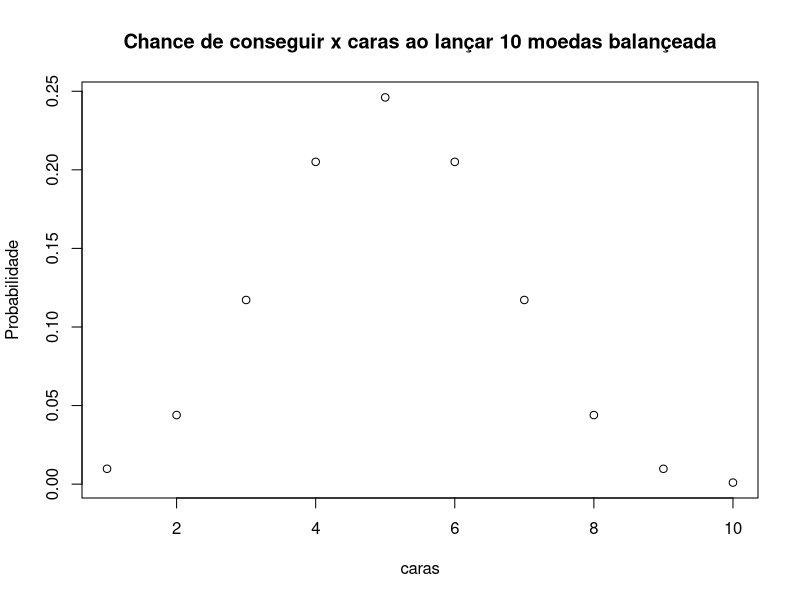
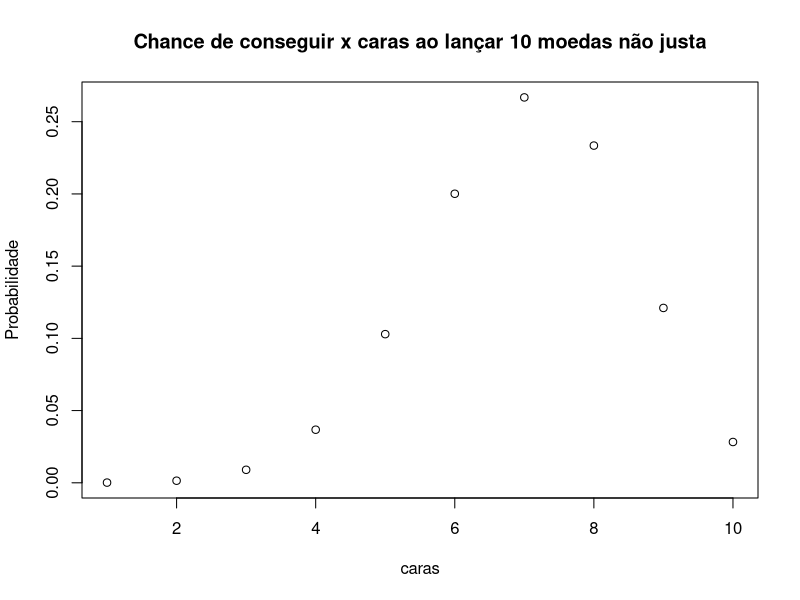
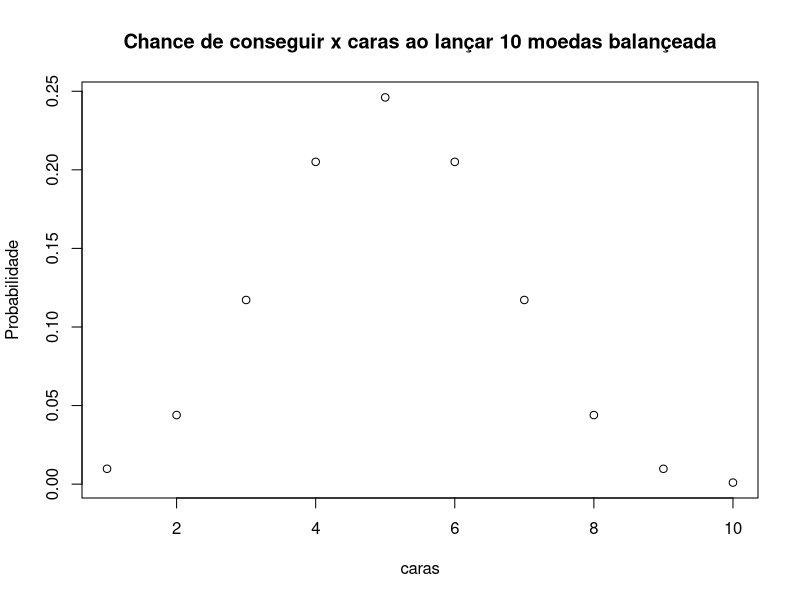

Recreate these plots in R, in order.
## ---- chunk 1
table (sleep$extra, sleep$group)
## ---- chunk 2
sono <- cut(sleep$extra, breaks = c(-2,0,2,5), 
labels = c("-2..0","0..2","2..5"))

table (sono, sleep$group)
## ---- chunk 3
caras <- 1:10

Probabilidade <- dbinom(x = caras,
       size = 10,
       prob = 0.5)

plot(x = caras, 
     y = Probabilidade,
     main = "Chance de conseguir x caras ao lançar 10 moedas balançeada") 
## ---- chunk 4
caras <- 1:10

Probabilidade <- dbinom(x = caras,
       size = 10,
       prob = 0.7)

plot(x = caras, 
     y = Probabilidade,
     main = "Chance de conseguir x caras ao lançar 10 moedas não justa") 
## ---- chunk 5
    apply(Titanic, c(4, 2), sum)
## ---- chunk 6
    apply(Titanic, c(4, 1), sum)
## ---- chunk 7
caras <- 1:10

Probabilidade <- dbinom(x = caras,
       size = 10,
       prob = 0.5)

plot(x = caras, 
     y = Probabilidade,
     main = "Chance de conseguir x caras ao lançar 10 moedas balançeada") 
## ---- chunk 8
    tab <- matrix(c(0.1, 0.2, 0.3, 0.2, 0.1, 0.1), ncol=6, byrow=TRUE)
    colnames(tab) <- c('1','2','3','4','5','6')
    rownames(tab) <- c('chance')
    tab
